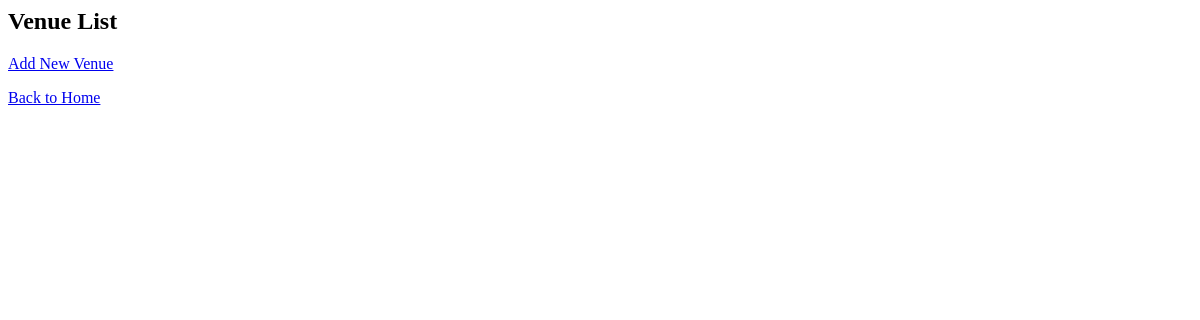
/venues/ (signed in), run on an earlier commit of the app's database.
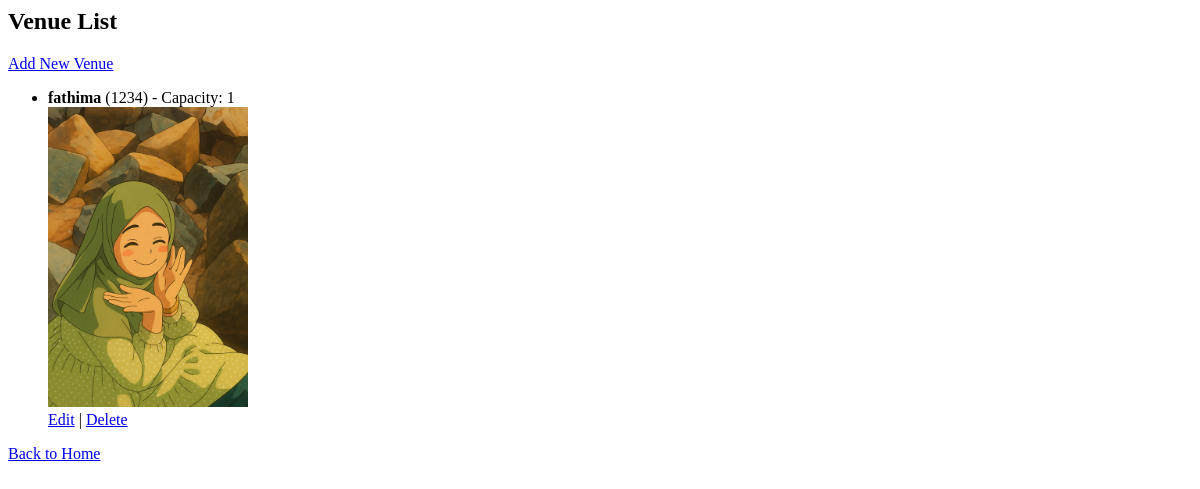
And on a later commit of the database.
### application/models.py (models this page shows, shortened)
class Venue(models.Model):
    name = models.CharField(max_length=100)
    code = models.CharField(max_length=20, unique=True)
    capacity = models.PositiveIntegerField()
    image = models.ImageField(upload_to='venue_images/')

### application/views.py (the view)
# urls.py: path('venues/', views.venue_list, name='venue_list'),
@login_required
def venue_list(request):
    venues = Venue.objects.all()
    return render(request, 'venue_list.html', {'venues': venues})

### application/templates/venue_list.html
<h2>Venue List</h2>
<a href="{% url 'venue_create' %}">Add New Venue</a>
<ul>
  {% for venue in venues %}
    <li>
      <strong>{{ venue.name }}</strong> ({{ venue.code }}) - Capacity: {{ venue.capacity }}<br>
      <img src="{{ venue.image.url }}" width="200"><br>
      <a href="{% url 'venue_update' venue.pk %}">Edit</a> |
      <a href="{% url 'venue_delete' venue.pk %}">Delete</a>
    </li>
  {% endfor %}
</ul>
<a href="{% url 'home' %}">Back to Home</a>

What changed in the data, as far as the page shows it:
added Venue: name "fathima", code "1234", capacity "1", image (picture)
